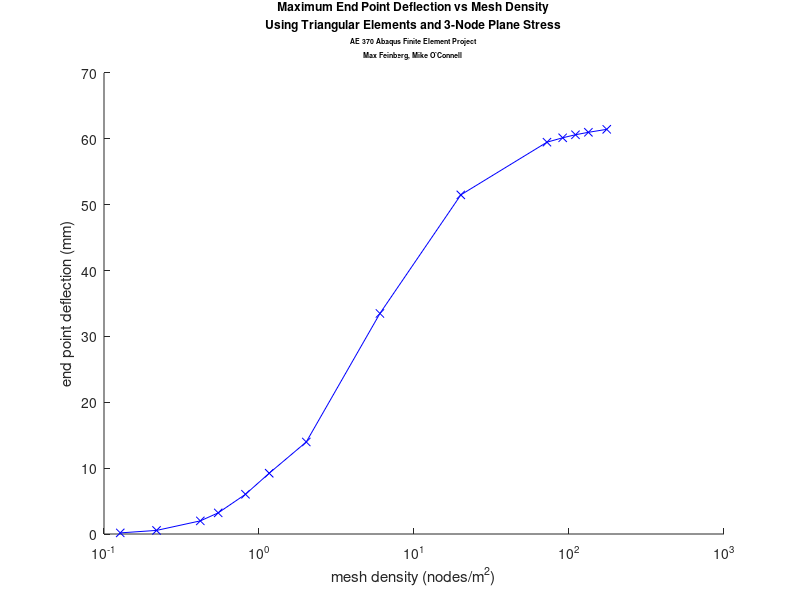
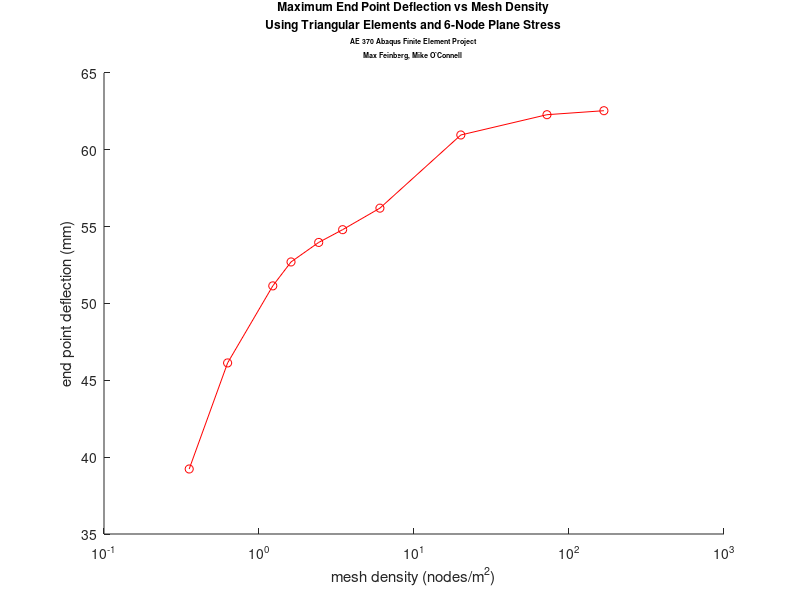
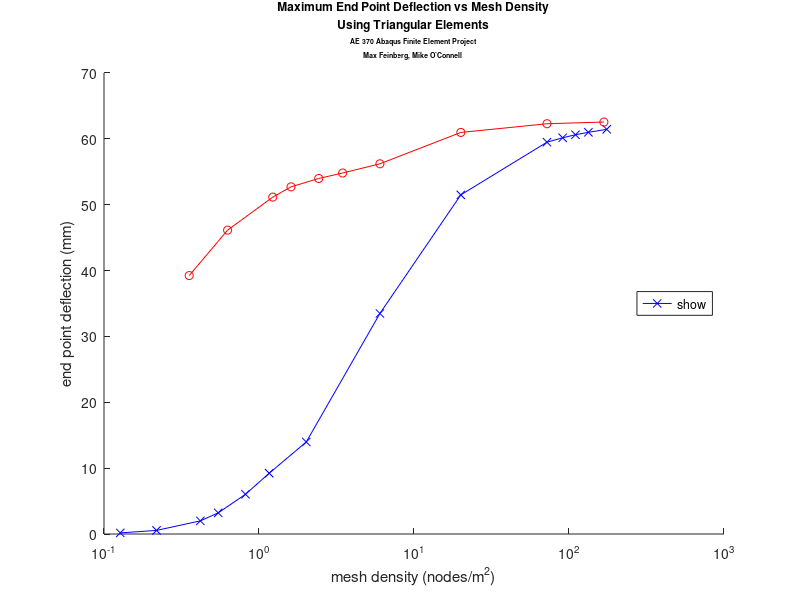

Write MATLAB code to recreate these figures, in order.
%% AE 370 Abaqus Project
% Mike O'Connell, Max Feinberg
% 
% Convergence analysis for part (c)
function ae370abaqus
clc;close all;
%% Import Data
%       [element size(ul), max end point deflection(mm), number of nodes]
% data from 3-node plane stress triangular elements
data_a =   [20, .1687, 14;
            10, .5449, 24;
            5, 1.993, 46;
            3.75, 3.207, 60;
            2.5, 6.030, 90;
            1.75, 9.226, 128;
            1, 13.97, 222;
            0.5, 33.48, 663;
            0.25, 51.48, 2205;
            .125, 59.48, 7929;
            0, 60.15, 10010;
            0, 60.61, 12111;
            0, 60.98, 14676;
            0, 61.43, 19264];
        
% data from 6-node plane stress triangular elements
data_b =   [20, 39.23, 39;
            10, 46.13, 69;
            5, 51.143, 135;
            3.75, 52.70, 177;
            2.5, 53.97, 267;
            1.75, 54.80, 381;
            1, 56.20, 663;
            0.5, 60.96, 2205;
            0.25, 62.28, 7929;
            0.155, 62.54, 18473];
        
%% Test for convergence
% I will test for convergence by showing that the condition number
%
% First, get the delta u_i = u_i - u_i-1
conditionnum_a = convergence_test(data_a)
conditionnum_b = convergence_test(data_b)

% Test for convergence by checking when the condition number falls below 
% .05. Thus, furhter increasing the mesh density will not significantly 
% change the end point deflection. This suggests that we have converged 
% close to the exact solution.  Looking at the outputs from the above
% lines, we see that both a and b converge on the solution.

% Note: the convergence number was used instead of the logarithmic
% derivative because it accounts for the change in step size between data
% points.


%% Make pretty pictures
figure(1)
hold on;
plotter(data_a,'3-node plane stress','bx-');
title_string = {'\fontsize{12}Maximum End Point Deflection vs Mesh Density'
    '\fontsize{12}Using Triangular Elements and 3-Node Plane Stress'
    '\fontsize{7}AE 370 Abaqus Finite Element Project'
    '\fontsize{7}Max Feinberg, Mike O''Connell'};
title(title_string)

figure(2)
hold on;
plotter(data_b,'6-node plane stress','ro-');
title_string(2) = {'\fontsize{12}Using Triangular Elements and 6-Node Plane Stress'};
title(title_string)

figure(3)
hold on;
plotter(data_a,'3-node plane stress','bx-');
plotter(data_b,'6-node plane stress','ro-');
legend('show','Location','east')
title_string(2) = {'\fontsize{12}Using Triangular Elements'};
title(title_string)

% Save it all
fprintf('%s','saving figure (1) to ae370abaqus_3node.png...')
saveas(figure(1),'ae370abaqus_3node.png')
fprintf('%s\n%s','done','saving figure (2) to ae370abaqus_6node.png...')
saveas(figure(2),'ae370abaqus_6node.png')
fprintf('%s\n%s','done','saving figure (3) to ae370abaqus_combined.png...')
saveas(figure(3),'ae370abaqus_combined.png')
fprintf('%s\n\n','done')

function [handle] = plotter(data,displayname,line_options)
handle = plot(data(:,3)./110,data(:,2),line_options,'DisplayName',displayname);
xlabel('mesh density (nodes/m^2)')
ylabel('end point deflection (mm)')
set(gca,'xscale','log')

% Test convergence by estimating condition number at point of interest.
function [retval] = convergence_test(data)
retval = data(2:end,3)./(data(2:end,3)-data(1:end-1,3)).*(data(2:end,2)-data(1:end-1,2))./data(2:end,2);





















